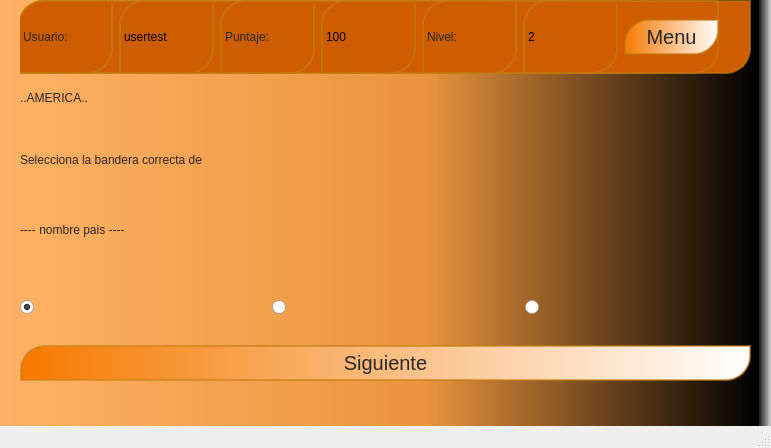
<?xml version="1.0" encoding="UTF-8"?>
<ui version="4.0">
 <class>juego_2</class>
 <widget class="QMainWindow" name="juego_2">
  <property name="geometry">
   <rect>
    <x>0</x>
    <y>0</y>
    <width>771</width>
    <height>448</height>
   </rect>
  </property>
  <property name="windowTitle">
   <string>MainWindow</string>
  </property>
  <property name="styleSheet">
   <string notr="true"/>
  </property>
  <widget class="QWidget" name="centralwidget">
   <property name="styleSheet">
    <string notr="true">QWidget#centralwidget{
 
	background-color: qlineargradient(spread:pad, x1:0, y1:0, x2:1, y2:0, stop:0 rgba(255, 178, 102, 255), stop:0.55 rgba(235, 148, 61, 255), stop:0.98 rgba(0, 0, 0, 255), stop:1 rgba(0, 0, 0, 0));

}</string>
   </property>
   <widget class="QWidget" name="verticalLayoutWidget">
    <property name="geometry">
     <rect>
      <x>20</x>
      <y>0</y>
      <width>731</width>
      <height>381</height>
     </rect>
    </property>
    <layout class="QVBoxLayout" name="verticalLayout">
     <item>
      <widget class="QWidget" name="widget" native="true">
       <property name="styleSheet">
        <string notr="true">background-color: rgb(206, 92, 0);
border-color: rgba(193, 125, 17, 0.6);
border-style:solid;
border-width:2px;
border-top-left-radius: 25px;
border-top-right-radius: 0px;
border-bottom-right-radius:25px;
border-bottom-left-radius: 0px; 
min-height: 70px; max-height:70px;
</string>
       </property>
       <widget class="QWidget" name="layoutWidget">
        <property name="geometry">
         <rect>
          <x>-2</x>
          <y>0</y>
          <width>701</width>
          <height>74</height>
         </rect>
        </property>
        <layout class="QHBoxLayout" name="horizontalLayout_3">
         <item>
          <widget class="QLabel" name="label_2">
           <property name="styleSheet">
            <string notr="true">font: 57 16pt &quot;Arial&quot;;
color: rgb(40,40,40); </string>
           </property>
           <property name="text">
            <string>Usuario:</string>
           </property>
          </widget>
         </item>
         <item>
          <widget class="QLabel" name="l_user_name">
           <property name="styleSheet">
            <string notr="true">font: 57 16pt &quot;Arial&quot;;  
color: black;</string>
           </property>
           <property name="text">
            <string>usertest</string>
           </property>
          </widget>
         </item>
         <item>
          <widget class="QLabel" name="label_4">
           <property name="styleSheet">
            <string notr="true">font: 57 16pt &quot;Arial&quot;;
color: rgb(40,40,40); </string>
           </property>
           <property name="text">
            <string>Puntaje:</string>
           </property>
          </widget>
         </item>
         <item>
          <widget class="QLabel" name="l_score">
           <property name="styleSheet">
            <string notr="true">font: 57 16pt &quot;Arial&quot;;  
color: black;</string>
           </property>
           <property name="text">
            <string>100</string>
           </property>
          </widget>
         </item>
         <item>
          <widget class="QLabel" name="label_6">
           <property name="styleSheet">
            <string notr="true">font: 57 16pt &quot;Arial&quot;;
color: rgb(40,40,40); </string>
           </property>
           <property name="text">
            <string>Nivel:</string>
           </property>
          </widget>
         </item>
         <item>
          <widget class="QLabel" name="l_level">
           <property name="styleSheet">
            <string notr="true">font: 57 16pt &quot;Arial&quot;;  
color: black;</string>
           </property>
           <property name="text">
            <string>2</string>
           </property>
          </widget>
         </item>
         <item>
          <widget class="QPushButton" name="pushButton">
           <property name="styleSheet">
            <string notr="true">QPushButton{ 
	border-color: rgba(193, 125, 17, 0.6);
border-style:solid;
border-width:2px;
border-top-left-radius: 25px;
border-top-right-radius: 0px;
border-bottom-right-radius:25px;
border-bottom-left-radius: 0px; 

	background-color: qlineargradient(spread:pad, x1:0, y1:0, x2:1, y2:0, stop:0 rgba(245, 121, 0, 255), stop:1 rgba(255, 255, 255, 255));
max-height: 32px;
min-height: 32px;
font-size: 20px;
color: rgb(40, 40, 40);
}

QPushButton:hover{
 
 
	border-color: rgb(233, 185, 110);
border-style:solid;
border-width: 3px; font-size: 14px;font-weight: bolder;
font-size:24px;
height: 64px;
background-image:url(:/background_3.jpg);
 color:  rgb(143, 89, 2);
} 
</string>
           </property>
           <property name="text">
            <string>Menu</string>
           </property>
          </widget>
         </item>
        </layout>
       </widget>
      </widget>
     </item>
     <item>
      <widget class="QLabel" name="l_continente">
       <property name="styleSheet">
        <string notr="true">font: 57 16pt &quot;Arial&quot;;
color: rgb(40,40,40);
min-height: 35px; max-height: 35px;</string>
       </property>
       <property name="text">
        <string>..AMERICA..</string>
       </property>
      </widget>
     </item>
     <item>
      <layout class="QHBoxLayout" name="horizontalLayout_2">
       <item>
        <layout class="QVBoxLayout" name="verticalLayout_2">
         <item>
          <widget class="QLabel" name="label">
           <property name="styleSheet">
            <string notr="true">font: 57 17pt &quot;Arial&quot;;
color: rgb(40,40,40);
min-height: 50px;max-height: 50px;
 </string>
           </property>
           <property name="text">
            <string>Selecciona la bandera correcta de</string>
           </property>
          </widget>
         </item>
         <item>
          <widget class="QLabel" name="l_pais">
           <property name="styleSheet">
            <string notr="true">font: 57 17pt &quot;Arial&quot;;
color: rgb(40,40,40);
min-height: 50px;max-height: 50px;
 </string>
           </property>
           <property name="text">
            <string>---- nombre pais ----</string>
           </property>
          </widget>
         </item>
        </layout>
       </item>
       <item>
        <widget class="QLabel" name="imagen">
         <property name="styleSheet">
          <string notr="true">min-height: 150px; max-height: 150px;

 </string>
         </property>
         <property name="text">
          <string/>
         </property>
        </widget>
       </item>
      </layout>
     </item>
     <item>
      <layout class="QHBoxLayout" name="horizontalLayout">
       <item>
        <widget class="QRadioButton" name="r_ban1">
         <property name="text">
          <string/>
         </property>
         <property name="checked">
          <bool>true</bool>
         </property>
        </widget>
       </item>
       <item>
        <widget class="QLabel" name="img1">
         <property name="text">
          <string/>
         </property>
        </widget>
       </item>
       <item>
        <spacer name="verticalSpacer">
         <property name="orientation">
          <enum>Qt::Vertical</enum>
         </property>
         <property name="sizeHint" stdset="0">
          <size>
           <width>20</width>
           <height>40</height>
          </size>
         </property>
        </spacer>
       </item>
       <item>
        <widget class="QRadioButton" name="r_ban2">
         <property name="text">
          <string/>
         </property>
        </widget>
       </item>
       <item>
        <widget class="QLabel" name="img2">
         <property name="text">
          <string/>
         </property>
        </widget>
       </item>
       <item>
        <spacer name="verticalSpacer_2">
         <property name="orientation">
          <enum>Qt::Vertical</enum>
         </property>
         <property name="sizeHint" stdset="0">
          <size>
           <width>20</width>
           <height>40</height>
          </size>
         </property>
        </spacer>
       </item>
       <item>
        <widget class="QRadioButton" name="r_ban3">
         <property name="text">
          <string/>
         </property>
        </widget>
       </item>
       <item>
        <widget class="QLabel" name="img3">
         <property name="text">
          <string/>
         </property>
        </widget>
       </item>
      </layout>
     </item>
     <item>
      <widget class="QPushButton" name="btnsiguiente">
       <property name="styleSheet">
        <string notr="true">QPushButton{ 
	border-color: rgba(193, 125, 17, 0.6);
border-style:solid;
border-width:2px;
border-top-left-radius: 25px;
border-top-right-radius: 0px;
border-bottom-right-radius:25px;
border-bottom-left-radius: 0px; 

	background-color: qlineargradient(spread:pad, x1:0, y1:0, x2:1, y2:0, stop:0 rgba(245, 121, 0, 255), stop:1 rgba(255, 255, 255, 255));
max-height: 32px;
min-height: 32px;
font-size: 20px;
color: rgb(40, 40, 40);
}

QPushButton:hover{
 
 
	border-color: rgb(233, 185, 110);
border-style:solid;
border-width: 3px; font-size: 14px;font-weight: bolder;
font-size:24px;
height: 64px;
background-image:url(:/background_3.jpg);
 color:  rgb(143, 89, 2);
} 
</string>
       </property>
       <property name="text">
        <string>Siguiente</string>
       </property>
      </widget>
     </item>
    </layout>
   </widget>
  </widget>
  <widget class="QMenuBar" name="menubar">
   <property name="geometry">
    <rect>
     <x>0</x>
     <y>0</y>
     <width>771</width>
     <height>22</height>
    </rect>
   </property>
  </widget>
  <widget class="QStatusBar" name="statusbar"/>
 </widget>
 <resources/>
 <connections/>
</ui>
